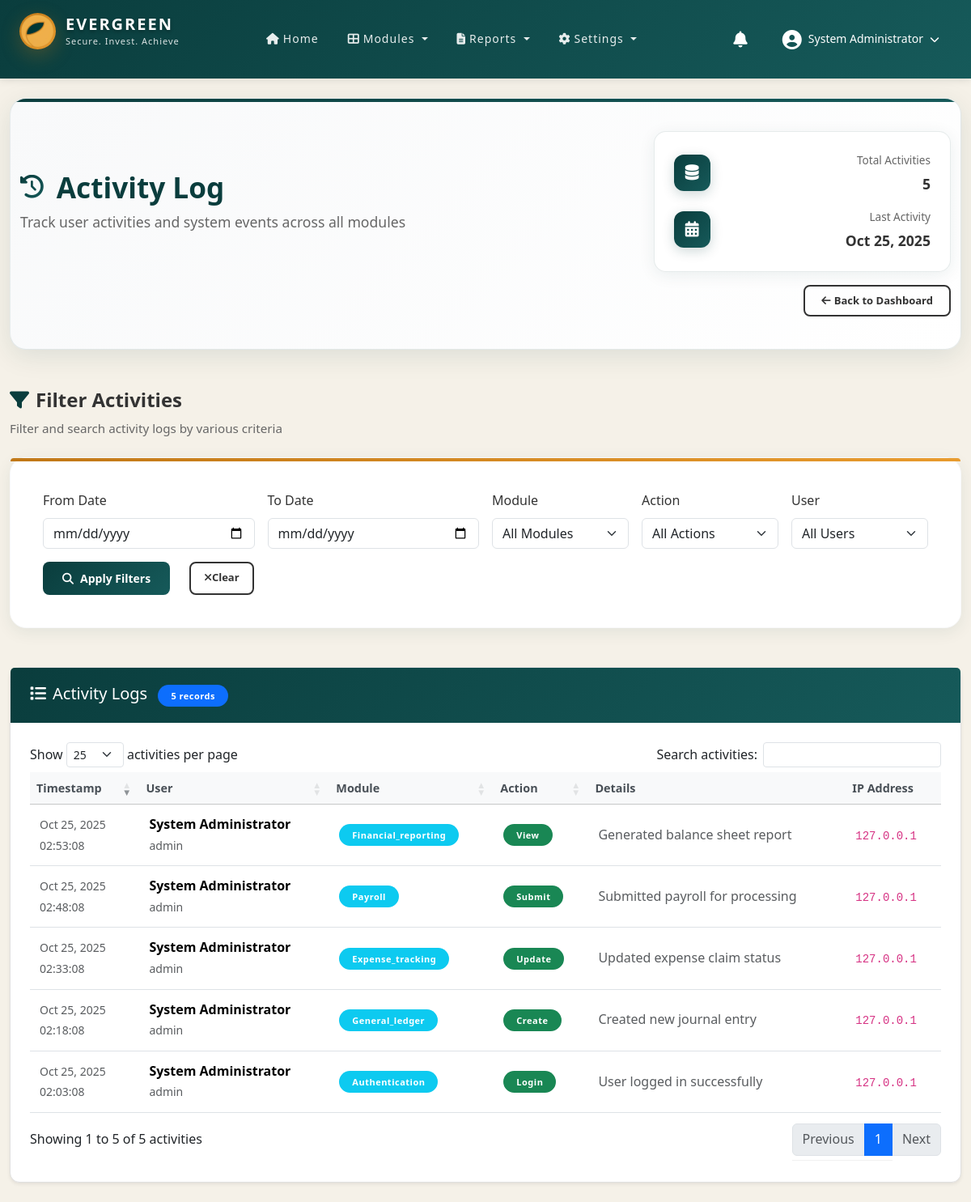
/modules/activity-log.php (signed in), run on the app's committed database.
### tables this page shows
CREATE TABLE IF NOT EXISTS activity_logs (
    id INT AUTO_INCREMENT PRIMARY KEY,
    user_id INT NOT NULL,
    action VARCHAR(100) NOT NULL,
    module VARCHAR(100) NOT NULL,
    details TEXT,
    ip_address VARCHAR(45),
    created_at DATETIME DEFAULT CURRENT_TIMESTAMP,
    INDEX idx_user_id (user_id),
    INDEX idx_module (module),
    INDEX idx_action (action),
    INDEX idx_created_at (created_at),
    FOREIGN KEY (user_id) REFERENCES users(id) ON DELETE CASCADE
);

CREATE TABLE users (
    id INT AUTO_INCREMENT PRIMARY KEY,
    username VARCHAR(50) UNIQUE NOT NULL,
    password_hash VARCHAR(255) NOT NULL,
    email VARCHAR(100) UNIQUE NOT NULL,
    full_name VARCHAR(100) NOT NULL,
    is_active BOOLEAN DEFAULT TRUE,
    last_login DATETIME,
    created_at DATETIME DEFAULT CURRENT_TIMESTAMP,
    updated_at DATETIME DEFAULT CURRENT_TIMESTAMP ON UPDATE CURRENT_TIMESTAMP
);

### includes/session.php (called while the page is built, shortened)
<?php
function isLoggedIn() {
    return isset($_SESSION['user_id']) && isset($_SESSION['username']);
}
function getCurrentUser() {
    if (isLoggedIn()) {
        return [
            'id' => $_SESSION['user_id'],
            'username' => $_SESSION['username'],
            'email' => $_SESSION['email'] ?? '',
            'full_name' => $_SESSION['full_name'] ?? ''
        ];
    }
    return null;
}

### modules/activity-log.php (the view, shortened to what this page needs)
<?php
require_once '../includes/session.php';
$current_user = getCurrentUser();
$date_from = $_GET['date_from'] ?? '';
$date_to = $_GET['date_to'] ?? '';
$sql = "SELECT
            al.id,
            al.user_id,
            al.action,
            al.module,
            al.details,
            al.ip_address,
            al.created_at,
            u.full_name as user_name,
            u.username
        FROM activity_logs al
        LEFT JOIN users u ON al.user_id = u.id
        WHERE 1=1";
$sql .= " ORDER BY al.created_at DESC LIMIT 1000";
$activity_logs = [];
$hasResults = false;
if ($conn) {
    $stmt = $conn->prepare($sql);
    if ($stmt !== false) {
        $stmt->execute();
        $result = $stmt->get_result();
        while ($row = $result->fetch_assoc()) {
            $activity_logs[] = $row;
        }
        $hasResults = count($activity_logs) > 0;
    }
}
?>
<!DOCTYPE html>
<html lang="en">
<head>
    <link href="https://cdn.jsdelivr.net/npm/bootstrap@5.3.2/dist/css/bootstrap.min.css" rel="stylesheet">
    <link rel="stylesheet" href="https://cdnjs.cloudflare.com/ajax/libs/font-awesome/6.5.1/css/all.min.css">
    <link rel="stylesheet" href="https://cdn.datatables.net/1.13.7/css/dataTables.bootstrap5.min.css">
    <link rel="stylesheet" href="../assets/css/style.css">
    <link rel="stylesheet" href="../assets/css/dashboard.css">
    <link rel="stylesheet" href="../assets/css/financial-reporting.css">
</head>
<body>
    <nav class="navbar navbar-expand-lg navbar-custom">
        <div class="container-fluid px-4">
            <div class="logo-section">
                <div class="logo-circle">
                    <img src="../assets/image/LOGO.png" alt="Evergreen Logo" class="logo-img">
                </div>
                <div class="logo-text">
                    <h1>EVERGREEN</h1>
                    <p>Secure. Invest. Achieve</p>
                </div>
            </div>
            <div class="collapse navbar-collapse justify-content-center" id="navbarNav">
                <ul class="navbar-nav">
                    <li class="nav-item">
                        <a class="nav-link" href="../core/dashboard.php">
                            <i class="fas fa-home me-1"></i>Home
                        </a>
                    </li>
                    <li class="nav-item dropdown">
                        <a class="nav-link dropdown-toggle" href="#" id="modulesDropdown" role="button" data-bs-toggle="dropdown" aria-expanded="false">
                            <i class="fas fa-th-large me-1"></i>Modules
                        </a>
                    </li>
                    <li class="nav-item dropdown">
                        <a class="nav-link dropdown-toggle" href="#" id="reportsDropdown" role="button" data-bs-toggle="dropdown" aria-expanded="false">
                            <i class="fas fa-file-alt me-1"></i>Reports
                        </a>
                    </li>
                    <li class="nav-item dropdown">
                        <a class="nav-link dropdown-toggle" href="#" id="settingsDropdown" role="button" data-bs-toggle="dropdown" aria-expanded="false">
                            <i class="fas fa-cog me-1"></i>Settings
                        </a>
                    </li>
                </ul>
            </div>
            <div class="d-flex align-items-center gap-3">
                <div class="dropdown d-none d-md-block">
                    <a class="nav-icon-btn" href="#" id="notificationsDropdown" role="button" data-bs-toggle="dropdown" aria-expanded="false">
                        <i class="fas fa-bell"></i>
                    </a>
                </div>
                <div class="dropdown">
                    <a class="user-profile-btn" href="#" id="userDropdown" role="button" data-bs-toggle="dropdown" aria-expanded="false">
                        <i class="fas fa-user-circle me-2"></i>
                        <span class="d-none d-lg-inline"><?php echo htmlspecialchars($current_user['full_name']); ?></span>
                        <i class="fas fa-chevron-down ms-2 d-none d-lg-inline"></i>
                    </a>
                </div>
            </div>
        </div>
    </nav>
    <main class="container-fluid py-4">
        <div class="beautiful-page-header mb-5">
            <div class="container-fluid">
                <div class="row align-items-center">
                    <div class="col-lg-8">
                        <div class="header-content">
                            <h1 class="page-title-beautiful">
                                <i class="fas fa-history me-3"></i>
                                Activity Log
                            </h1>
                            <p class="page-subtitle-beautiful">
                                Track user activities and system events across all modules
                            </p>
                        </div>
                    </div>
                    <div class="col-lg-4 text-lg-end">
                        <div class="header-info-card">
                            <div class="info-item">
                                <div class="info-icon">
                                    <i class="fas fa-database"></i>
                                </div>
                                <div class="info-content">
                                    <div class="info-label">Total Activities</div>
                                    <div class="info-value"><?php echo count($activity_logs); ?></div>
                                </div>
                            </div>
                            <div class="info-item">
                                <div class="info-icon">
                                    <i class="fas fa-calendar-alt"></i>
                                </div>
                                <div class="info-content">
                                    <div class="info-label">Last Activity</div>
                                    <div class="info-value"><?php echo !empty($activity_logs) ? date('M d, Y', strtotime($activity_logs[0]['created_at'])) : 'N/A'; ?></div>
                                </div>
                            </div>
                        </div>
                    </div>
                </div>
                <div class="header-actions mt-3">
                    <a href="../core/dashboard.php" class="btn btn-outline-secondary">
                        <i class="fas fa-arrow-left me-1"></i>Back to Dashboard
                    </a>
                </div>
            </div>
        </div>
        <div class="filtering-section-modern">
            <div class="section-header-simple mb-4">
                <h2 class="section-title-simple">
                    <i class="fas fa-filter me-2" style="color: var(--primary-teal);"></i>Filter Activities
                </h2>
                <p class="section-subtitle-simple">Filter and search activity logs by various criteria</p>
            </div>
            <div class="filtering-card">
                <form method="GET" class="row g-3">
                    <div class="col-md-3">
                        <label for="date_from" class="form-label">From Date</label>
                        <input type="date" class="form-control" id="date_from" name="date_from" value="<?php echo htmlspecialchars($date_from); ?>">
                    </div>
                    <div class="col-md-3">
                        <label for="date_to" class="form-label">To Date</label>
                        <input type="date" class="form-control" id="date_to" name="date_to" value="<?php echo htmlspecialchars($date_to); ?>">
                    </div>
                    <div class="col-md-2">
                        <label for="module" class="form-label">Module</label>
                        <select class="form-select" id="module" name="module">
                            <option value="">All Modules</option>
                        </select>
                    </div>
                    <div class="col-md-2">
                        <label for="action" class="form-label">Action</label>
                        <select class="form-select" id="action" name="action">
                            <option value="">All Actions</option>
                        </select>
                    </div>
                    <div class="col-md-2">
                        <label for="user_id" class="form-label">User</label>
                        <select class="form-select" id="user_id" name="user_id">
                            <option value="">All Users</option>
                        </select>
                    </div>
                    <div class="col-12">
                        <div class="filter-actions">
                            <button type="submit" class="btn btn-primary btn-lg me-3 px-4">
                                <i class="fas fa-search me-2"></i>Apply Filters
                            </button>
                            <a href="activity-log.php" class="btn btn-outline-secondary btn-lg px-3">
                                <i class="fas fa-times"></i>Clear
                            </a>
                        </div>
                    </div>
                </form>
            </div>
        </div>
        <div class="card shadow-sm">
            <div class="card-header">
                <h5 class="card-title mb-0">
                    <i class="fas fa-list me-2"></i>Activity Logs
                    <span class="badge bg-primary ms-2"><?php echo count($activity_logs); ?> records</span>
                </h5>
            </div>
            <div class="card-body">
                <?php if ($hasResults): ?>
                    <div class="table-responsive">
                        <table class="table table-hover" id="activityTable">
                            <thead class="table-light">
                                <tr>
                                    <th>Timestamp</th>
                                    <th>User</th>
                                    <th>Module</th>
                                    <th>Action</th>
                                    <th>Details</th>
                                    <th>IP Address</th>
                                </tr>
                            </thead>
                            <tbody>
                                <?php foreach ($activity_logs as $log): ?>
                                    <tr>
                                        <td>
                                            <span class="text-muted small">
                                                <?php echo date('M d, Y', strtotime($log['created_at'])); ?><br>
                                                <?php echo date('H:i:s', strtotime($log['created_at'])); ?>
                                            </span>
                                        </td>
                                        <td>
                                            <div>
                                                <strong><?php echo htmlspecialchars($log['user_name'] ?? 'Unknown'); ?></strong><br>
                                                <small class="text-muted"><?php echo htmlspecialchars($log['username'] ?? ''); ?></small>
                                            </div>
                                        </td>
                                        <td>
                                            <span class="badge bg-info">
                                                <?php echo htmlspecialchars(ucfirst($log['module'] ?? 'Unknown')); ?>
                                            </span>
                                        </td>
                                        <td>
                                            <span class="badge bg-success">
                                                <?php echo htmlspecialchars(ucfirst($log['action'] ?? 'Unknown')); ?>
                                            </span>
                                        </td>
                                        <td>
                                            <span class="text-muted">
                                                <?php echo htmlspecialchars($log['details'] ?? 'No details'); ?>
                                            </span>
                                        </td>
                                        <td>
                                            <code class="small"><?php echo htmlspecialchars($log['ip_address'] ?? 'N/A'); ?></code>
                                        </td>
                                    </tr>
                                <?php endforeach; ?>
                            </tbody>
                        </table>
                    </div>
                <?php endif; ?>
            </div>
        </div>
    </main>
</body>
</html>

### data on the page
activity_logs: created_at "Oct 25, 2025", created_at "02:53:08", user.full_name "System Administrator", user.username "admin", module "Financial_reporting", action "View", details "Generated balance sheet report", ip_address "127.0.0.1"
activity_logs: created_at "Oct 25, 2025", created_at "02:48:08", user.full_name "System Administrator", user.username "admin", module "Payroll", action "Submit", details "Submitted payroll for processing", ip_address "127.0.0.1"
activity_logs: created_at "Oct 25, 2025", created_at "02:33:08", user.full_name "System Administrator", user.username "admin", module "Expense_tracking", action "Update", details "Updated expense claim status", ip_address "127.0.0.1"
activity_logs: created_at "Oct 25, 2025", created_at "02:18:08", user.full_name "System Administrator", user.username "admin", module "General_ledger", action "Create", details "Created new journal entry", ip_address "127.0.0.1"
activity_logs: created_at "Oct 25, 2025", created_at "02:03:08", user.full_name "System Administrator", user.username "admin", module "Authentication", action "Login", details "User logged in successfully", ip_address "127.0.0.1"

### other printed values
$current_user['full_name'] "System Administrator"
count($activity_logs) "5"
